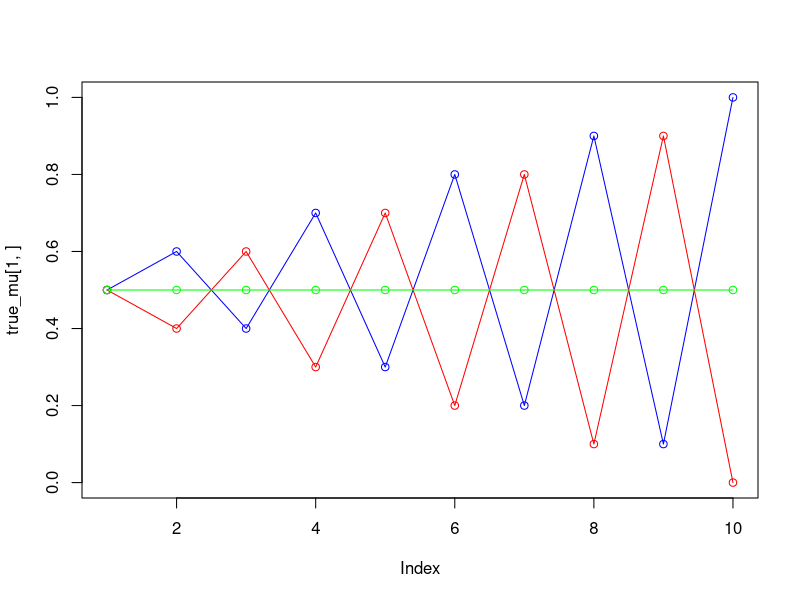
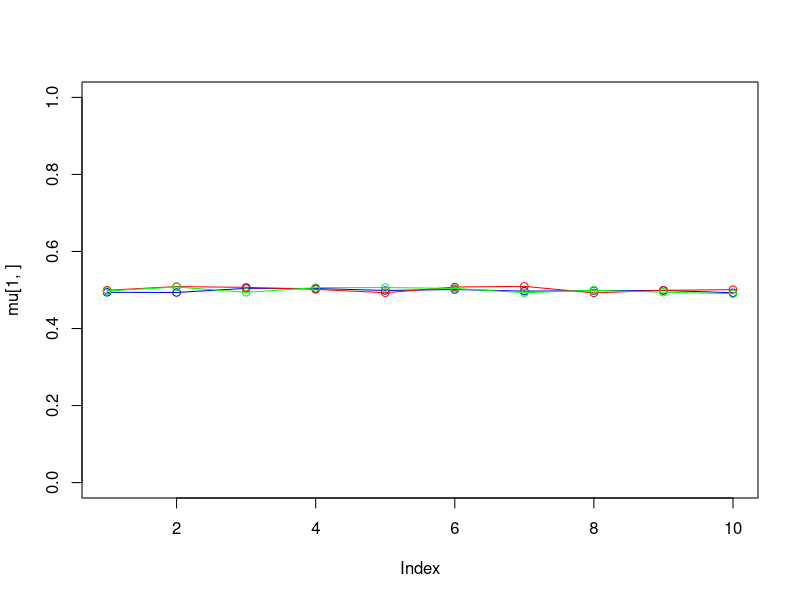
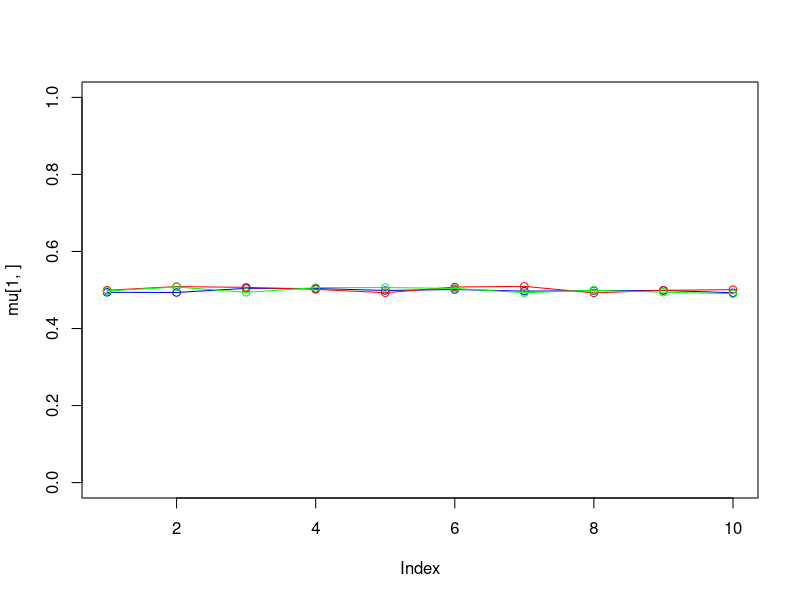
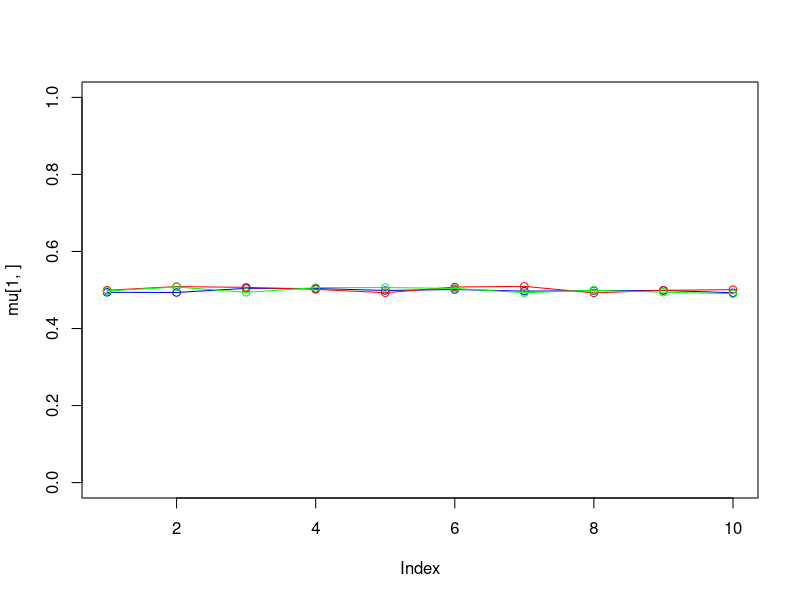
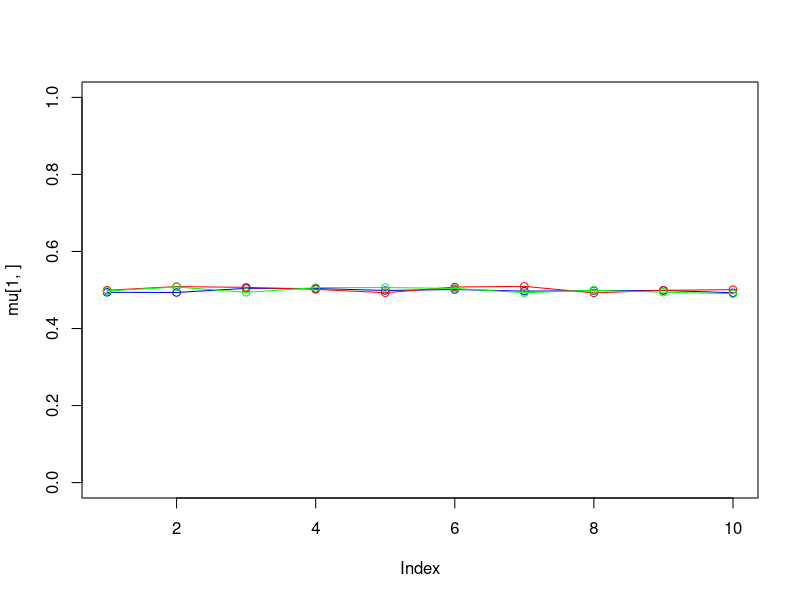
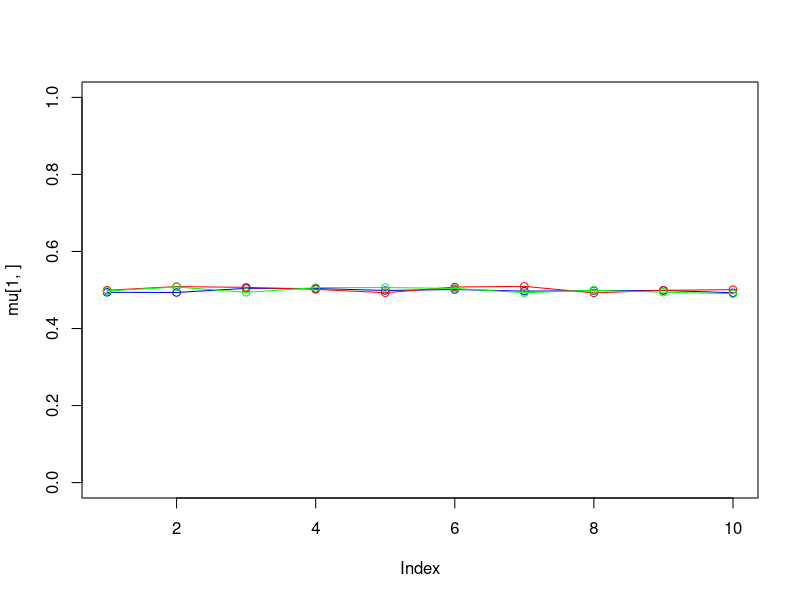
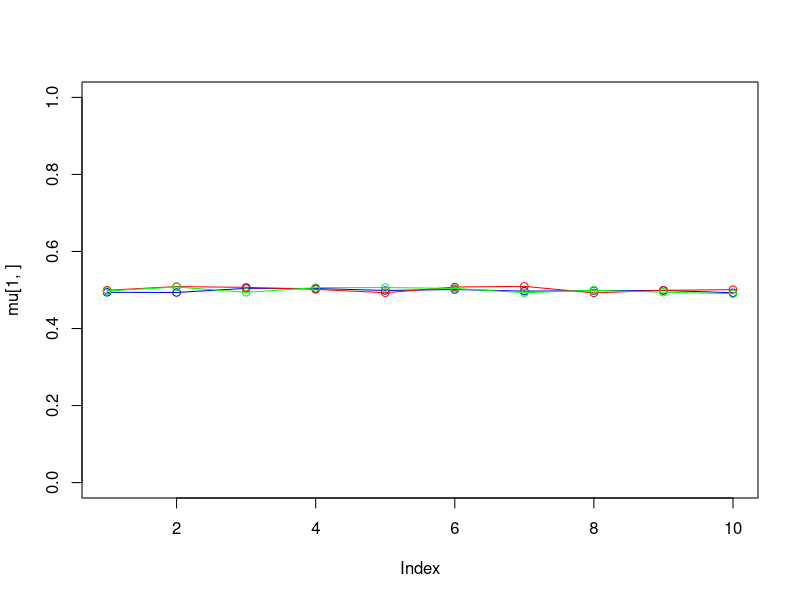
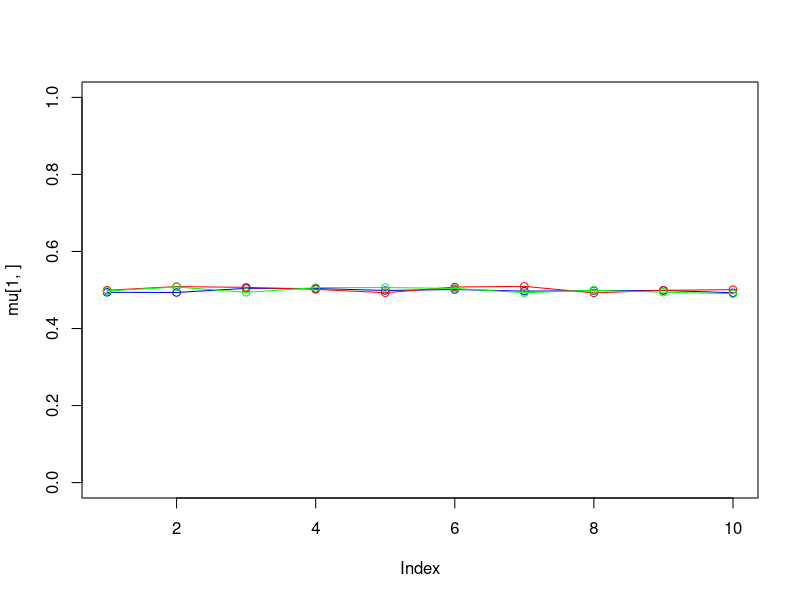

These charts were generated, in order, by the following R code:
## ---- assign1b-init
set.seed(1234567890)

#
max_it <- 100 # max number of EM iterations
min_change <- 0.1 # min change in log likelihood between two consecutive EM iterations

N <- 1000 # number of training points
D <- 10 # number of dimensions

## true mixing coefficients
true_pi <- vector(length=3)
true_pi <- c(1/3, 1/3, 1/3)

## true conditional distributions
true_mu <- matrix(nrow=3, ncol=D)
true_mu[1,] <- c(0.5, 0.6, 0.4, 0.7, 0.3, 0.8, 0.2, 0.9, 0.1, 1)
true_mu[2,] <- c(0.5, 0.4, 0.6, 0.3, 0.7, 0.2, 0.8, 0.1, 0.9, 0)
true_mu[3,] <- c(0.5, 0.5, 0.5, 0.5, 0.5, 0.5, 0.5, 0.5, 0.5, 0.5)

plot(true_mu[1,], type="o", col="blue", ylim=c(0,1))
points(true_mu[2,], type="o", col="red")
points(true_mu[3,], type="o", col="green")

## Producing the training data
x <- matrix(nrow=N, ncol=D)

for(n in 1:N) {
    k <- sample(1:3, 1, prob=true_pi)
    for(d in 1:D) {
        x[n, d] <- rbinom(1, 1, true_mu[k, d])
    }
}

K <- 3 # number of guessed components
z <- matrix(nrow=N, ncol=K) # fractional component assignments
pi <- vector(length=K) # mixing coefficients
mu <- matrix(nrow=K, ncol=D) # conditional distributions
llik <- vector(length=max_it) # log likelihood of the EM iterations

## Random initialization of the paramters
pi <- runif(K, 0.49, 0.51)
pi <- pi / sum(pi)
for(k in 1:K) {
    mu[k,] <- runif(D, 0.49, 0.51)
}
pi
mu

for(it in 1:max_it) {
    plot(mu[1,], type="o", col="blue", ylim=c(0,1))
    points(mu[2,], type="o", col="red")
    points(mu[3,], type="o", col="green")
    ## points(mu[4,], type="o", col="yellow")
    Sys.sleep(0.5)

    ## E-step: Computation of the fractional component assignments
    ## Your code here

    ## Log likelihood computation.
    ## Your code here

    cat("iteration: ", it, "log likelihood: ", llik[it], "\n")
    flush.console()

    ## Stop if the lok likelihood has not changed significantly
    ## Your code here

    ## M-step: ML parameter estimation from the data and fractional component assignments
    ## Your code here
}
pi
mu
plot(llik[1:it], type="o")
## ---- end-of-assign1b-init
